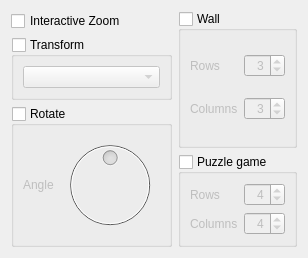
  <widget class="QWidget" name="tab_5">
   <attribute name="title">
    <string>Geometry</string>
   </attribute>
   <layout class="QGridLayout" name="gridLayout_13">
    <item row="0" column="0">
     <widget class="QCheckBox" name="magnifyEnable">
      <property name="text">
       <string>Interactive Zoom</string>
      </property>
     </widget>
    </item>
    <item row="0" column="1" rowspan="3">
     <widget class="QGroupBox" name="wallEnable">
      <property name="title">
       <string>Wall</string>
      </property>
      <property name="checkable">
       <bool>true</bool>
      </property>
      <property name="checked">
       <bool>false</bool>
      </property>
      <layout class="QGridLayout" name="_5">
       <item row="0" column="0">
        <widget class="QLabel" name="label_31">
         <property name="text">
          <string>Rows</string>
         </property>
         <property name="buddy">
          <cstring>wallRowsSpin</cstring>
         </property>
        </widget>
       </item>
       <item row="1" column="0">
        <widget class="QLabel" name="label_30">
         <property name="text">
          <string>Columns</string>
         </property>
         <property name="buddy">
          <cstring>wallColsSpin</cstring>
         </property>
        </widget>
       </item>
       <item row="1" column="1">
        <widget class="QSpinBox" name="wallColsSpin">
         <property name="alignment">
          <set>Qt::AlignRight|Qt::AlignTrailing|Qt::AlignVCenter</set>
         </property>
         <property name="minimum">
          <number>1</number>
         </property>
         <property name="value">
          <number>3</number>
         </property>
        </widget>
       </item>
       <item row="0" column="1">
        <widget class="QSpinBox" name="wallRowsSpin">
         <property name="alignment">
          <set>Qt::AlignRight|Qt::AlignTrailing|Qt::AlignVCenter</set>
         </property>
         <property name="minimum">
          <number>1</number>
         </property>
         <property name="value">
          <number>3</number>
         </property>
        </widget>
       </item>
      </layout>
     </widget>
    </item>
    <item row="1" column="0">
     <widget class="QGroupBox" name="transformEnable">
      <property name="sizePolicy">
       <sizepolicy hsizetype="Preferred" vsizetype="Preferred">
        <horstretch>0</horstretch>
        <verstretch>0</verstretch>
       </sizepolicy>
      </property>
      <property name="title">
       <string>Transform</string>
      </property>
      <property name="checkable">
       <bool>true</bool>
      </property>
      <property name="checked">
       <bool>false</bool>
      </property>
      <layout class="QGridLayout" name="_4">
       <item row="0" column="0">
        <widget class="QComboBox" name="transformTypeCombo"/>
       </item>
      </layout>
     </widget>
    </item>
    <item row="2" column="0" rowspan="2">
     <widget class="QGroupBox" name="rotateEnable">
      <property name="sizePolicy">
       <sizepolicy hsizetype="Preferred" vsizetype="MinimumExpanding">
        <horstretch>0</horstretch>
        <verstretch>0</verstretch>
       </sizepolicy>
      </property>
      <property name="title">
       <string>Rotate</string>
      </property>
      <property name="checkable">
       <bool>true</bool>
      </property>
      <property name="checked">
       <bool>false</bool>
      </property>
      <layout class="QGridLayout">
       <item row="1" column="0">
        <widget class="QLabel" name="label_28">
         <property name="sizePolicy">
          <sizepolicy hsizetype="Maximum" vsizetype="Preferred">
           <horstretch>0</horstretch>
           <verstretch>0</verstretch>
          </sizepolicy>
         </property>
         <property name="text">
          <string>Angle</string>
         </property>
         <property name="buddy">
          <cstring>rotateAngleDial</cstring>
         </property>
        </widget>
       </item>
       <item row="1" column="1">
        <widget class="VLCQDial" name="rotateAngleDial">
         <property name="sizePolicy">
          <sizepolicy hsizetype="Preferred" vsizetype="MinimumExpanding">
           <horstretch>0</horstretch>
           <verstretch>0</verstretch>
          </sizepolicy>
         </property>
         <property name="maximum">
          <number>359</number>
         </property>
         <property name="value">
          <number>180</number>
         </property>
         <property name="sliderPosition">
          <number>180</number>
         </property>
        </widget>
       </item>
      </layout>
     </widget>
    </item>
    <item row="3" column="1">
     <widget class="QGroupBox" name="puzzleEnable">
      <property name="title">
       <string>Puzzle game</string>
      </property>
      <property name="checkable">
       <bool>true</bool>
      </property>
      <property name="checked">
       <bool>false</bool>
      </property>
      <layout class="QGridLayout" name="gridLayout_3">
       <item row="0" column="0">
        <widget class="QLabel" name="label_27">
         <property name="text">
          <string>Rows</string>
         </property>
         <property name="buddy">
          <cstring>puzzleRowsSpin</cstring>
         </property>
        </widget>
       </item>
       <item row="0" column="1">
        <widget class="QSpinBox" name="puzzleRowsSpin">
         <property name="alignment">
          <set>Qt::AlignRight|Qt::AlignTrailing|Qt::AlignVCenter</set>
         </property>
         <property name="minimum">
          <number>2</number>
         </property>
         <property name="maximum">
          <number>16</number>
         </property>
         <property name="value">
          <number>4</number>
         </property>
        </widget>
       </item>
       <item row="1" column="0">
        <widget class="QLabel" name="label_26">
         <property name="text">
          <string>Columns</string>
         </property>
         <property name="buddy">
          <cstring>puzzleColsSpin</cstring>
         </property>
        </widget>
       </item>
       <item row="1" column="1">
        <widget class="QSpinBox" name="puzzleColsSpin">
         <property name="alignment">
          <set>Qt::AlignRight|Qt::AlignTrailing|Qt::AlignVCenter</set>
         </property>
         <property name="minimum">
          <number>2</number>
         </property>
         <property name="maximum">
          <number>16</number>
         </property>
         <property name="value">
          <number>4</number>
         </property>
        </widget>
       </item>
      </layout>
     </widget>
    </item>
   </layout>
  </widget>
